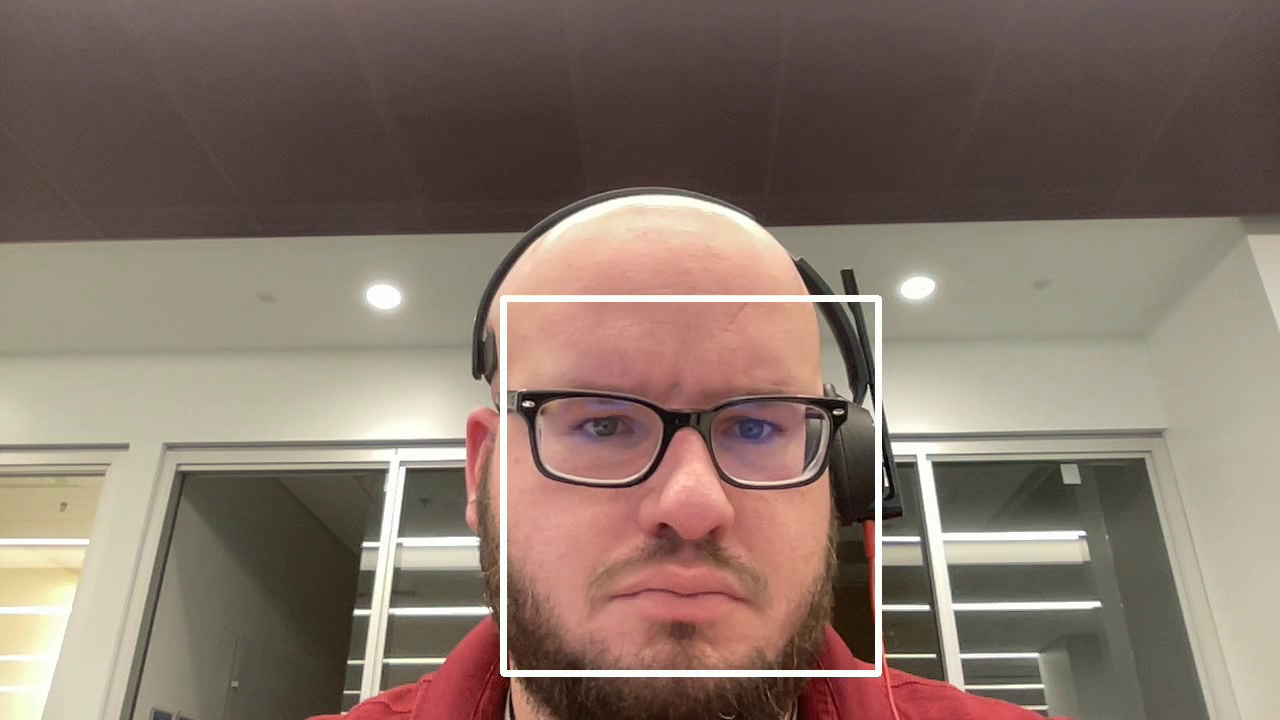
#> input picture frame 10 of Webcam Capture and Video Processing/assets/webcam_output.avi, 1280 x 720 px, given in place of the camera
$ python webcam.py
#> lines starting #> are read from the running program, lines starting #| are printed output that depends on the picture; after the words box and inside, x2 and y2 are one past the last pixel; in counts of white or black regions, pixels touching at a corner belong together
import cv2

video = cv2.VideoCapture(1)
success, frame = video.read()
#> frame is the input picture: shape (720, 1280, 3); mean B, G, R 105.5, 117, 134.3

height = frame.shape[0]
#> height = 720
width = frame.shape[1]
#> width = 1280

face_cascade = cv2.CascadeClassifier("assets/faces.xml")
output = cv2.VideoWriter(
    "assets/webcam_output.avi", cv2.VideoWriter_fourcc(*"DIVX"), 15, (width, height)
)

while success:
    faces = face_cascade.detectMultiScale(frame, 1.05, 4)
#> faces = [[507, 313, 356, 356]]

    for x, y, w, h in faces:
        cv2.rectangle(frame, (x, y), (x + w, y + h), (255, 255, 255), 6)
#> this loop made 1 pass
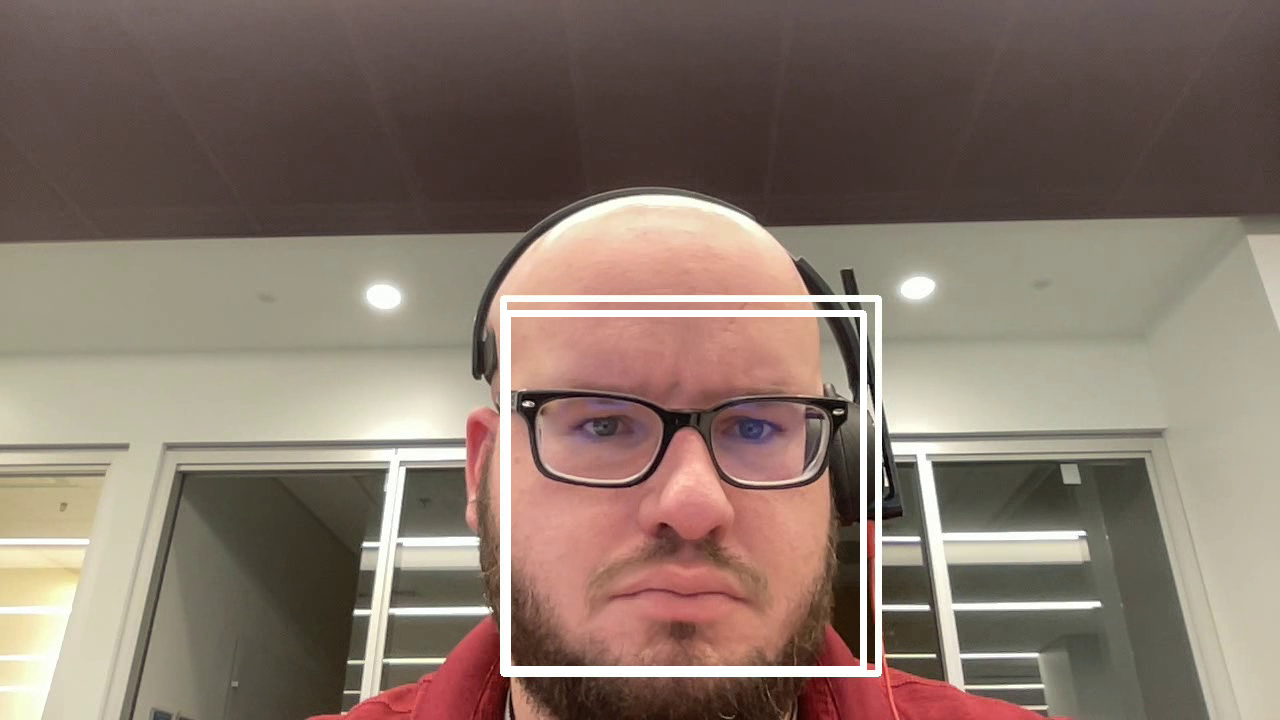
#> frame: shape (720, 1280, 3); 1.08% of pixels changed, all inside (x1, y1, x2, y2) = (504, 310, 867, 673)

    output.write(frame)

    success, frame = video.read()
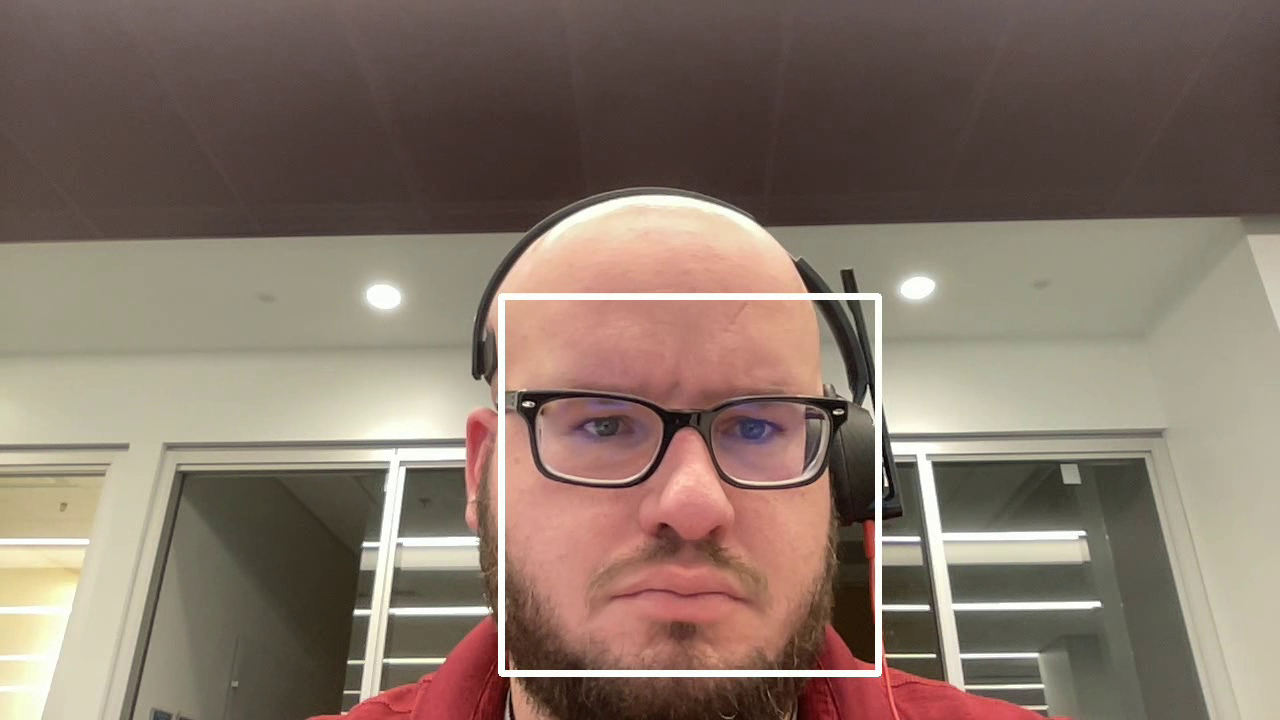
#> input picture frame 11 of Webcam Capture and Video Processing/assets/webcam_output.avi, 1280 x 720 px, given in place of the camera
#> frame is the input picture: shape (720, 1280, 3); mean B, G, R 104.7, 117.1, 134.4

output.release()
video.release()
cv2.destroyAllWindows()

$ run again, starting later in the video
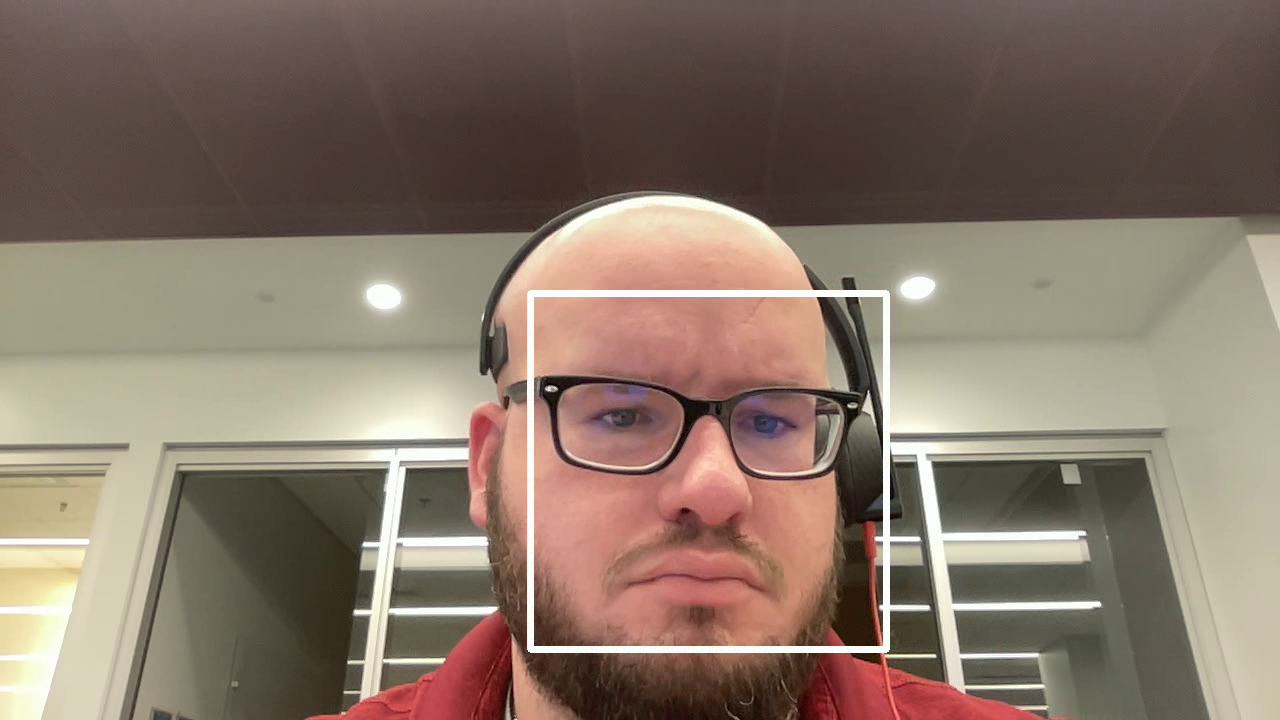
#> input picture frame 48 of Webcam Capture and Video Processing/assets/webcam_output.avi, 1280 x 720 px, given in place of the camera
#> frame is the input picture: shape (720, 1280, 3); mean B, G, R 104.3, 117.4, 135.1
#> faces = [[515, 278, 375, 375]]
#> the loop `for x, y, w, h in faces:` made 1 pass
#> after the loop `for x, y, w, h in faces:`:
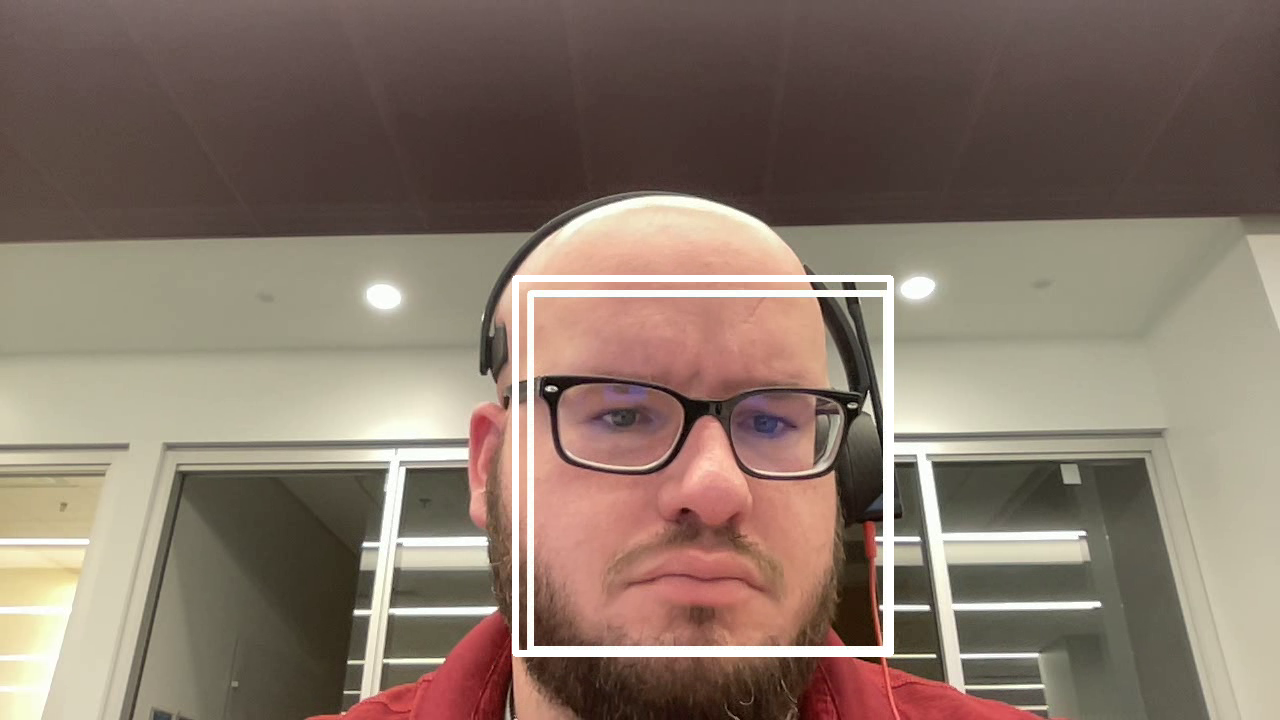
#> frame: shape (720, 1280, 3); 1.13% of pixels changed, all inside (x1, y1, x2, y2) = (512, 275, 894, 657)
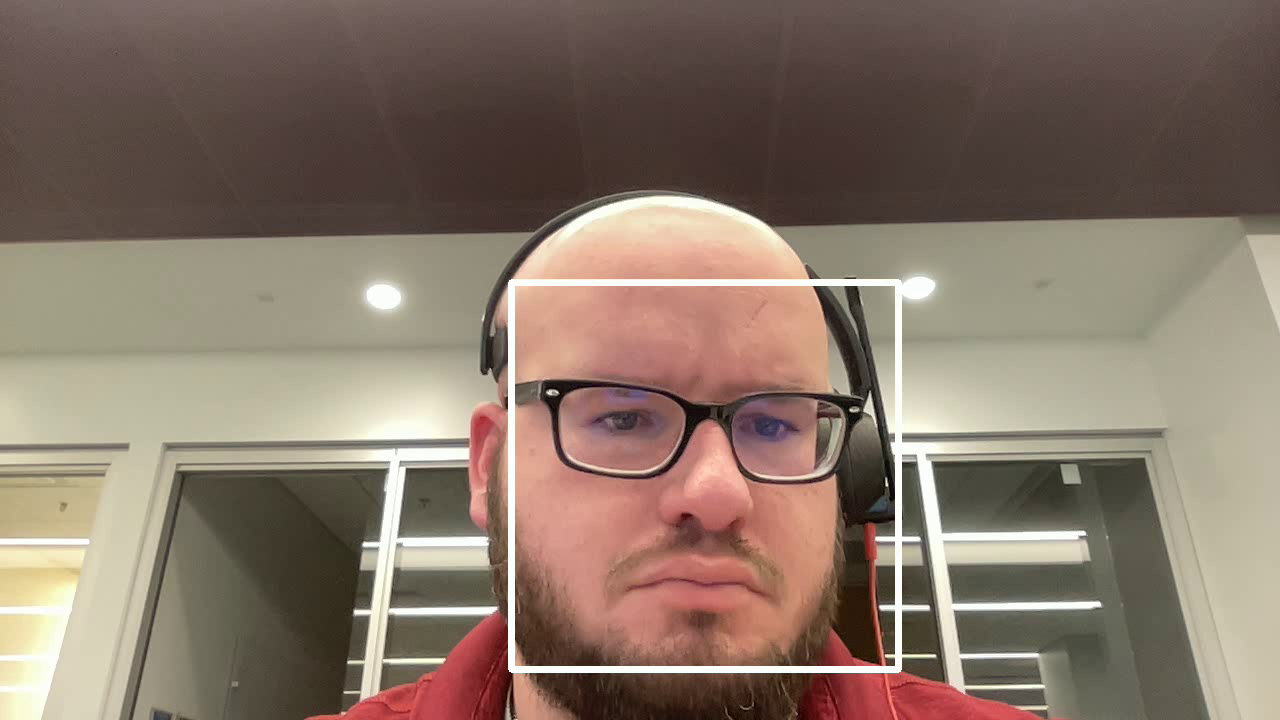
#> input picture frame 49 of Webcam Capture and Video Processing/assets/webcam_output.avi, 1280 x 720 px, given in place of the camera
#> frame is the input picture: shape (720, 1280, 3); mean B, G, R 104.5, 117.6, 135.4

$ run again, starting later in the video
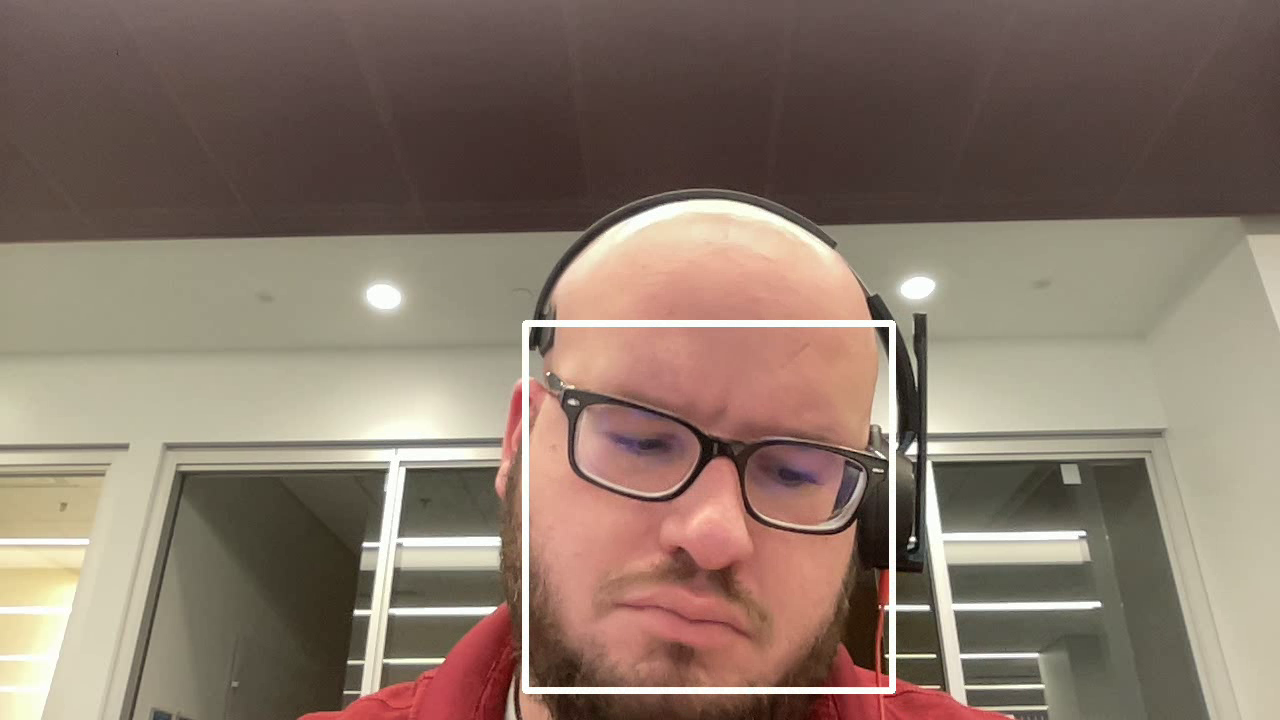
#> input picture frame 86 of Webcam Capture and Video Processing/assets/webcam_output.avi, 1280 x 720 px, given in place of the camera
#> frame is the input picture: shape (720, 1280, 3); mean B, G, R 105.5, 118.9, 136.9
#> faces = [[526, 324, 368, 368]]
#> the loop `for x, y, w, h in faces:` made 1 pass
#> after the loop `for x, y, w, h in faces:`:
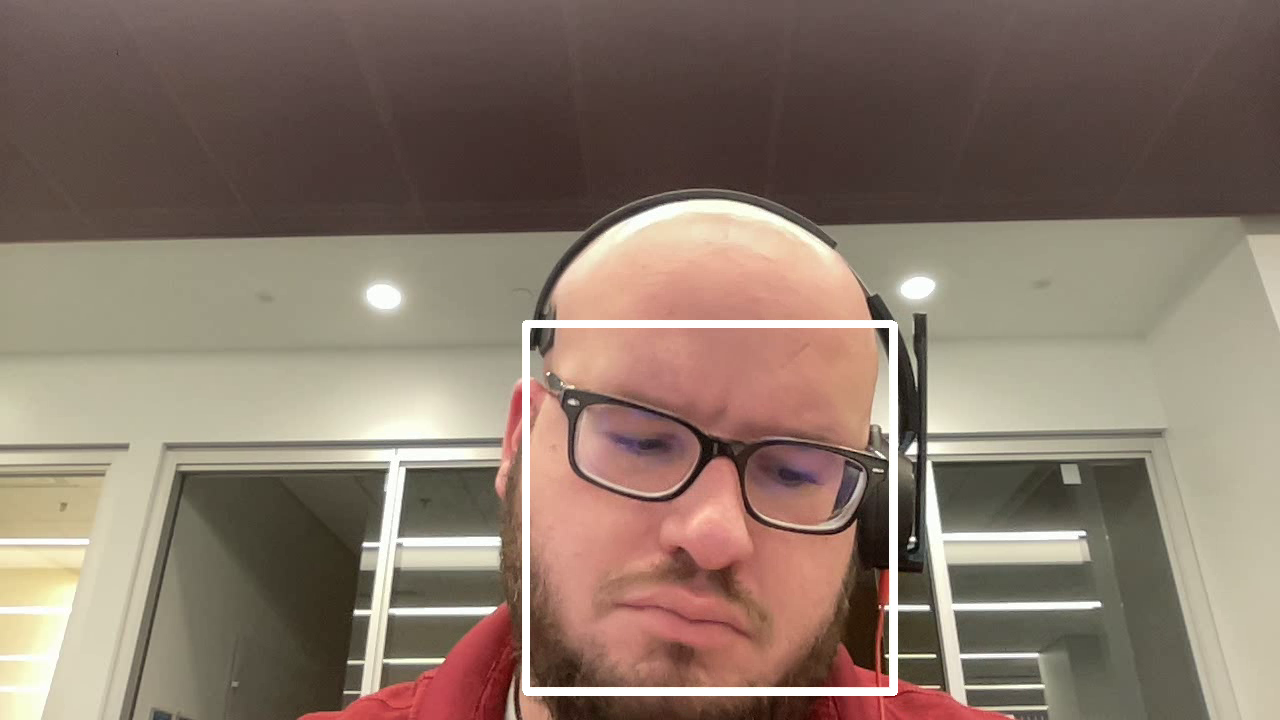
#> frame: shape (720, 1280, 3); 1.1% of pixels changed, all inside (x1, y1, x2, y2) = (523, 321, 898, 696)
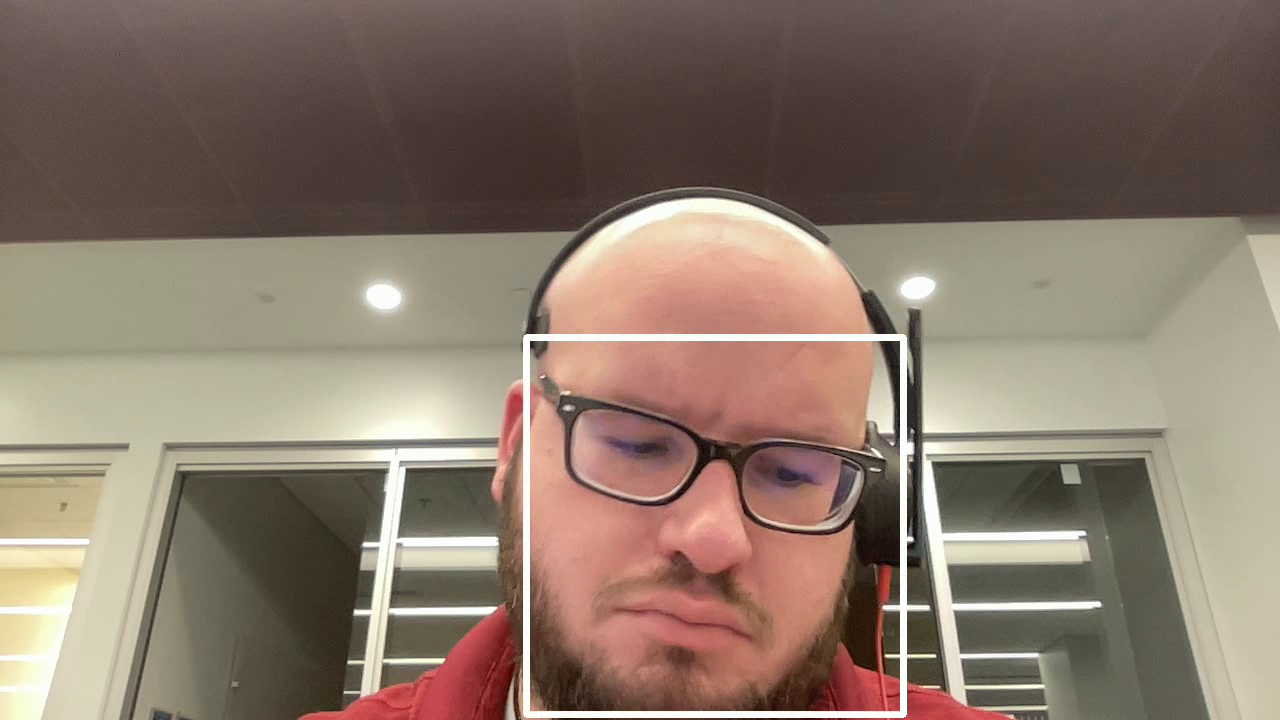
#> input picture frame 87 of Webcam Capture and Video Processing/assets/webcam_output.avi, 1280 x 720 px, given in place of the camera
#> frame is the input picture: shape (720, 1280, 3); mean B, G, R 105.9, 119.2, 137.3
